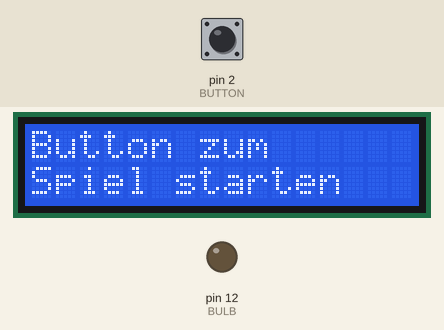
Simulated run of this sketch. Board: Arduino Uno, built with avr-gcc and run on an emulated ATmega328P. Parts: 16×2 character LCD, output pins drawn as LEDs (lit = HIGH). Inputs (shaded band) come from the test bench; at power-on: pin 2 (BUTTON) HIGH. Random numbers use the default seed unless the sketch sets one; pins used as bus, display or sensor lines are not drawn.

Above: at 1.2 s.
1.3 s: pin 2 (BUTTON) pulled LOW for 0.15 s
At 2.5 s:
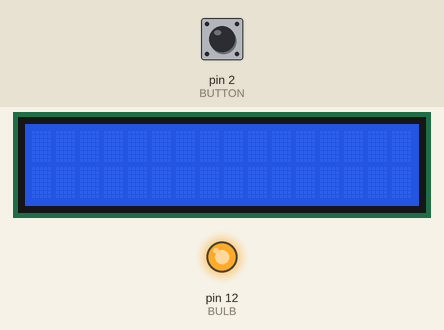
4.4 s: pin 2 (BUTTON) pulled LOW for 3.2 s
At 7.6 s:
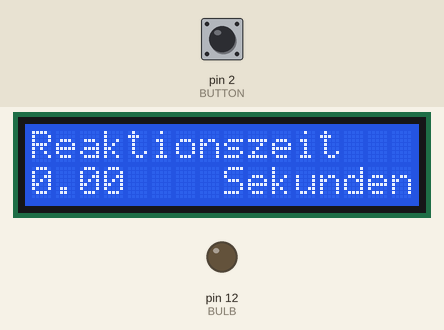
Timing chart, 0 to 9.1 s (numbered marks = the images above; inputs shaded):
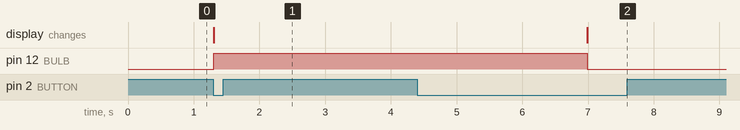

Measured:
- after the input at 1.3 s, pin 12 (BULB): LOW → HIGH at once; the display: changes at once (image 1)
- after the input at 4.4 s, the display: changes after 2.6 s (image 2)

The sketch:

ArduinoReaktion.ino
```cpp
#include <LiquidCrystal.h>

// Const declaration
const int PIN_LCD_VEE = 5;
const int PIN_LCD_RS = 6;
const int PIN_LCD_E = 7;
const int PIN_LCD_D4 = 8;
const int PIN_LCD_D5 = 9;
const int PIN_LCD_D6 = 10;
const int PIN_LCD_D7 = 11;
const int LCD_CONTRAST = 125;
const int LCD_ROWS = 2;
const int LCD_COLS = 16;
const int BULB = 12;
const int BUTTON = 2;

// Init LCD Screen
LiquidCrystal lcd(PIN_LCD_RS, PIN_LCD_E, PIN_LCD_D4, PIN_LCD_D5, PIN_LCD_D6, PIN_LCD_D7);

// Global Variable declaration
long start;
float duration;
float time;

// Function declaration
void waitForButtonPress();
void randomBurningTime();
void writeStartLCD();
void writeResultLCD();

// Arduino Setup
void setup()
{
  analogWrite(PIN_LCD_VEE, LCD_CONTRAST);
  lcd.begin(LCD_COLS, LCD_ROWS);
  pinMode(BULB,OUTPUT);
  pinMode(BUTTON, INPUT_PULLUP);
  randomSeed(analogRead(0));
}

// Programm Loop
void loop()
{
  lcd.clear();
  writeStartLCD();
  // Wait for Start
  waitForButtonPress();
  lcd.clear();
  digitalWrite(BULB,HIGH);
  randomBurningTime();
  // Set the Starttime
  start = millis();
  // Wait of Player Reaction
  waitForButtonPress();
  // Calculate required time
  duration = millis() - start;
  time = duration / 1000;
  writeResultLCD();
  // Wait 5 Sec for Restart
  delay(5000);

}

// Function definition
void waitForButtonPress() {
  while (digitalRead(BUTTON) == HIGH) {
    delay(2);
  }
}

void randomBurningTime() {
  int randomZeit = random(1500, 7600);
  delay(randomZeit);
  digitalWrite(BULB, LOW);
}

void writeStartLCD() {
  lcd.setCursor(0, 0);
  lcd.print("Button zum ");
  lcd.setCursor(0, 1);
  lcd.print("Spiel starten");
}

void writeResultLCD() {
  lcd.setCursor(0, 0);
  lcd.print("Reaktionszeit");
  lcd.setCursor(0, 1);
  lcd.print(time);
  lcd.setCursor(8, 1);
  lcd.print("Sekunden");
}
```
